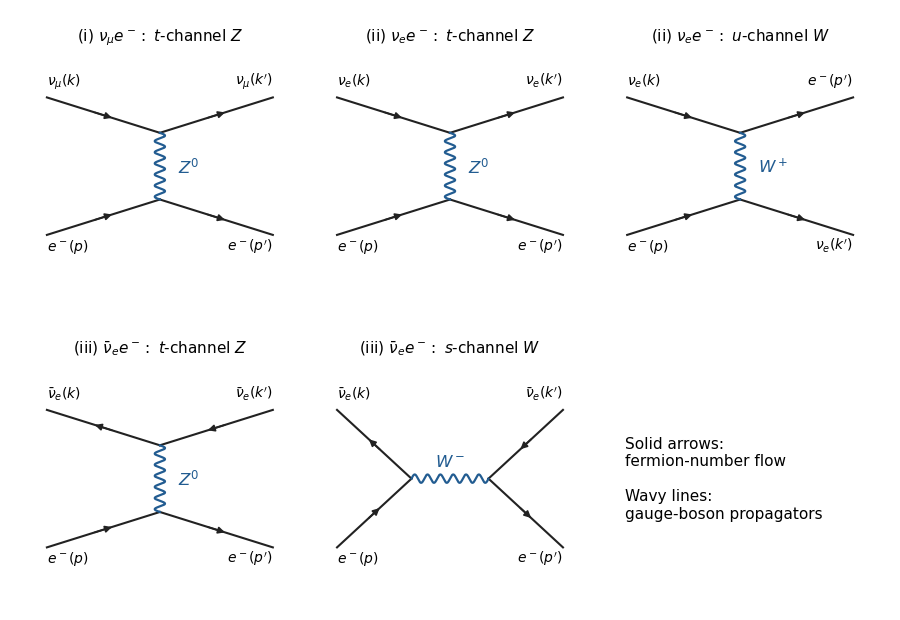

This figure's Python source:
"""All relevant tree diagrams; Python 3.14, NumPy 2.3.5, Matplotlib 3.10.7."""
from pathlib import Path
import numpy as np
import matplotlib
matplotlib.use('Agg')
import matplotlib.pyplot as plt
from matplotlib.patches import FancyArrowPatch
def fermion(ax,a,b,reverse=False):
    a=np.asarray(a);b=np.asarray(b);ax.plot([a[0],b[0]],[a[1],b[1]],color='#222222',lw=1.5)
    mid=(a+b)/2;delta=(b-a)*.1
    first,last=(mid+delta,mid-delta) if reverse else (mid-delta,mid+delta)
    ax.add_patch(FancyArrowPatch(first,last,arrowstyle='-|>',mutation_scale=10,color='#222222',lw=1.2))
def wave(ax,a,b,label):
    a=np.asarray(a);b=np.asarray(b);d=b-a;n=np.array([-d[1],d[0]])/np.linalg.norm(d)
    t=np.linspace(0,1,301);p=a+t[:,None]*d+.02*np.sin(12*np.pi*t)[:,None]*n
    ax.plot(p[:,0],p[:,1],color='#225c91',lw=1.6)
    mid=(a+b)/2;ax.text(mid[0]+(.07 if abs(d[1])>.1 else 0),mid[1]+(0 if abs(d[1])>.1 else .08),label,ha='left' if abs(d[1])>.1 else 'center',va='center',fontsize=12,color='#225c91')
def crossed(ax,kind):
    top=(.5,.66);bot=(.5,.34);lt=(.06,.83);rt=(.94,.83);lb=(.06,.17);rb=(.94,.17)
    anti=kind=='antinu';charged=kind=='cc'
    fermion(ax,lt,top,anti);fermion(ax,top,rt,anti)
    fermion(ax,lb,bot);fermion(ax,bot,rb)
    wave(ax,bot,top,r'$W^+$' if charged else r'$Z^0$')
    if charged:labels=[r'$\nu_e(k)$',r'$e^-(p^\prime)$',r'$e^-(p)$',r'$\nu_e(k^\prime)$']
    else:
        nu=r'\bar\nu_e' if anti else (r'\nu_\mu' if kind=='mu' else r'\nu_e')
        labels=['$'+nu+r'(k)$','$'+nu+r'(k^\prime)$',r'$e^-(p)$',r'$e^-(p^\prime)$']
    for pos,label in zip([lt,rt,lb,rb],labels):
        ax.text(pos[0],pos[1]+(.055 if pos[1]>.5 else -.075),label,ha='left' if pos[0]<.5 else 'right',fontsize=10)
def annihilation(ax):
    a=(.35,.5);b=(.65,.5);end=[(.06,.83),(.06,.17),(.94,.83),(.94,.17)]
    fermion(ax,end[0],a,True);fermion(ax,end[1],a)
    fermion(ax,b,end[2],True);fermion(ax,b,end[3]);wave(ax,a,b,r'$W^-$')
    labels=[r'$\bar\nu_e(k)$',r'$e^-(p)$',r'$\bar\nu_e(k^\prime)$',r'$e^-(p^\prime)$']
    for pos,label in zip(end,labels):
        ax.text(pos[0],pos[1]+(.055 if pos[1]>.5 else -.075),label,ha='left' if pos[0]<.5 else 'right',fontsize=10)
fig,axs=plt.subplots(2,3,figsize=(9,6.2),dpi=100,facecolor='white')
for ax in axs.ravel():
    ax.set(xlim=(0,1),ylim=(0,1));ax.set_facecolor('white');ax.axis('off')
for ax,kind,title in [
    (axs[0,0],'mu',r'(i) $\nu_\mu e^-:\ t$-channel $Z$'),
    (axs[0,1],'e',r'(ii) $\nu_e e^-:\ t$-channel $Z$'),
    (axs[0,2],'cc',r'(ii) $\nu_e e^-:\ u$-channel $W$'),
    (axs[1,0],'antinu',r'(iii) $\bar\nu_e e^-:\ t$-channel $Z$')]:
    crossed(ax,kind);ax.set_title(title,fontsize=11,pad=15)
annihilation(axs[1,1]);axs[1,1].set_title(r'(iii) $\bar\nu_e e^-:\ s$-channel $W$',fontsize=11,pad=15)
axs[1,2].text(.05,.7,'Solid arrows:\nfermion-number flow\n\nWavy lines:\ngauge-boson propagators',fontsize=11,va='top')
fig.subplots_adjust(left=.035,right=.965,bottom=.06,top=.9,wspace=.13,hspace=.5)
fig.savefig(Path.cwd()/'paper-47-neutrino-diagrams.png',facecolor='white',transparent=False)
plt.close(fig)
